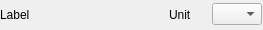
<?xml version="1.0" encoding="UTF-8"?>
<ui version="4.0">
 <class>IntervalRangeGUI</class>
 <widget class="QWidget" name="IntervalRangeGUI">
  <property name="geometry">
   <rect>
    <x>0</x>
    <y>0</y>
    <width>263</width>
    <height>30</height>
   </rect>
  </property>
  <property name="sizePolicy">
   <sizepolicy hsizetype="MinimumExpanding" vsizetype="MinimumExpanding">
    <horstretch>0</horstretch>
    <verstretch>0</verstretch>
   </sizepolicy>
  </property>
  <property name="minimumSize">
   <size>
    <width>0</width>
    <height>30</height>
   </size>
  </property>
  <property name="windowTitle">
   <string>Form</string>
  </property>
  <widget class="QWidget" name="horizontalLayoutWidget">
   <property name="geometry">
    <rect>
     <x>0</x>
     <y>0</y>
     <width>262</width>
     <height>29</height>
    </rect>
   </property>
   <layout class="QHBoxLayout" name="horizontalLayout">
    <item>
     <widget class="QLabel" name="rangeLabel">
      <property name="text">
       <string>Label</string>
      </property>
     </widget>
    </item>
    <item>
     <widget class="ValueDial" name="value" native="true">
      <property name="sizePolicy">
       <sizepolicy hsizetype="Maximum" vsizetype="Maximum">
        <horstretch>0</horstretch>
        <verstretch>0</verstretch>
       </sizepolicy>
      </property>
      <property name="minimumSize">
       <size>
        <width>120</width>
        <height>16</height>
       </size>
      </property>
      <property name="font">
       <font>
        <family>Liberation Mono</family>
        <pointsize>12</pointsize>
       </font>
      </property>
      <property name="cursor">
       <cursorShape>PointingHandCursor</cursorShape>
      </property>
     </widget>
    </item>
    <item>
     <widget class="QLabel" name="rangeUnits">
      <property name="text">
       <string>Unit</string>
      </property>
     </widget>
    </item>
    <item>
     <widget class="QComboBox" name="rangeInterval">
      <property name="maximumSize">
       <size>
        <width>50</width>
        <height>16777215</height>
       </size>
      </property>
      <property name="toolTip">
       <string>Range select</string>
      </property>
     </widget>
    </item>
   </layout>
  </widget>
 </widget>
 <customwidgets>
  <customwidget>
   <class>ValueDial</class>
   <extends>QWidget</extends>
   <header>gui/valuedial.h</header>
   <container>1</container>
  </customwidget>
 </customwidgets>
 <resources/>
 <connections/>
</ui>
